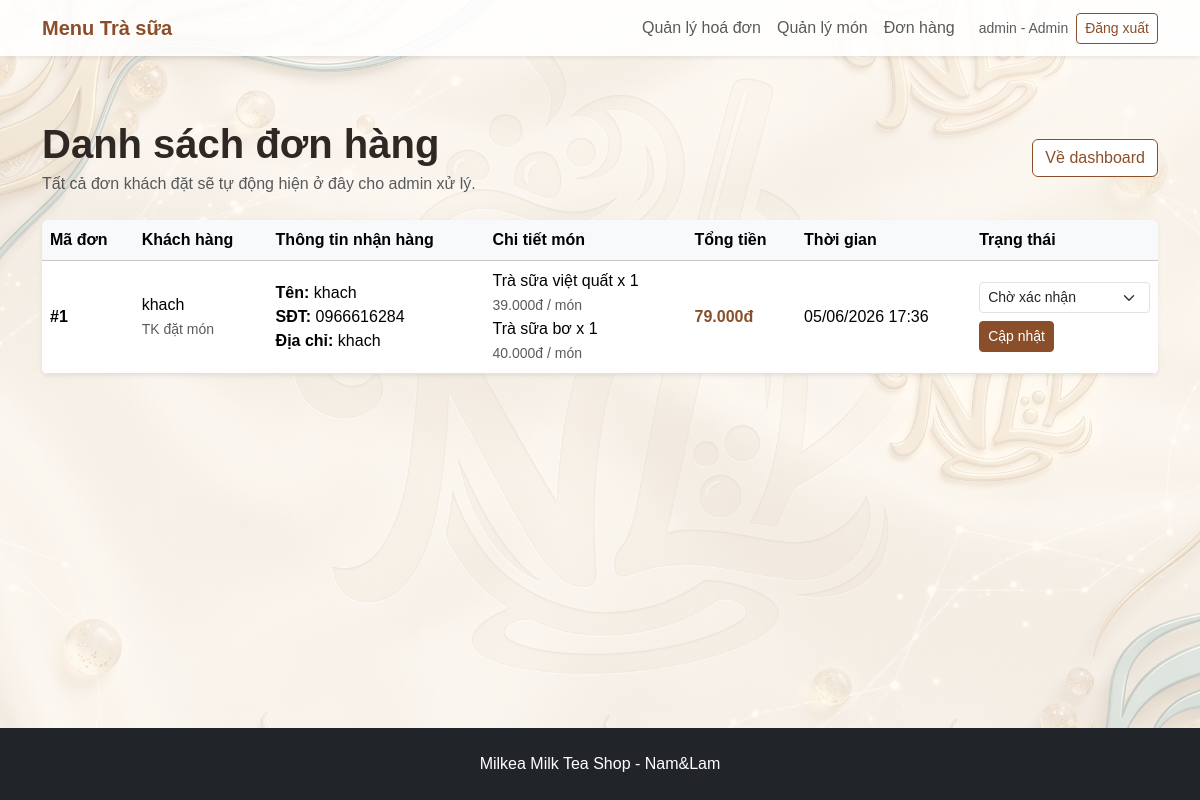
Page /admin/orders (signed in) on the committed database.
### milk_tea_shop/models.py (models this page shows)
class Order(db.Model):
    __tablename__ = "orders"
    id = db.Column(db.Integer, primary_key=True)
    user_id = db.Column(db.Integer, db.ForeignKey("users.id"), nullable=True)
    customer_name = db.Column(db.String(120), default="")
    phone = db.Column(db.String(30), default="")
    address = db.Column(db.String(255), default="")
    note = db.Column(db.Text, default="")
    total_price = db.Column(db.Integer, default=0)
    status = db.Column(db.String(50), default="Chờ xác nhận")
    created_at = db.Column(db.DateTime, default=datetime.utcnow)
    items = db.relationship("OrderItem", backref="order", lazy=True, cascade="all, delete-orphan")

class User(db.Model):
    __tablename__ = "users"
    id = db.Column(db.Integer, primary_key=True)
    username = db.Column(db.String(80), unique=True, nullable=False)
    password = db.Column(db.String(255), nullable=False)
    role = db.Column(db.String(20), default="user")  # admin hoặc user
    orders = db.relationship("Order", backref="user", lazy=True)

class OrderItem(db.Model):
    __tablename__ = "order_items"
    id = db.Column(db.Integer, primary_key=True)
    order_id = db.Column(db.Integer, db.ForeignKey("orders.id"), nullable=False)
    product_id = db.Column(db.Integer, db.ForeignKey("products.id"), nullable=False)
    quantity = db.Column(db.Integer, default=1)
    price = db.Column(db.Integer, nullable=False)

class Product(db.Model):
    __tablename__ = "products"
    id = db.Column(db.Integer, primary_key=True)
    name = db.Column(db.String(120), nullable=False)
    category = db.Column(db.String(80), nullable=False)
    size = db.Column(db.String(50), default="M/L")
    topping = db.Column(db.String(120), default="Không")
    price = db.Column(db.Integer, nullable=False)
    description = db.Column(db.Text, default="")
    image = db.Column(db.String(255), default="")
    order_items = db.relationship("OrderItem", backref="product", lazy=True)

### milk_tea_shop/routes.py (the view)
@main_bp.route("/admin/orders")
def order_list():
    if not check_admin():
        return redirect(url_for("main.login"))
    orders = Order.query.order_by(Order.created_at.desc()).all()
    return render_template("order_list.html", orders=orders, status_list=ORDER_STATUS)

### milk_tea_shop/routes.py (called while the page is built)
@main_bp.app_context_processor
def send_data_to_html():
    cart = session.get("cart", {})
    cart_count = 0
    for quantity in cart.values():
        try:
            cart_count += int(quantity)
        except:
            pass
    return {
        "money": money,
        "cart_count": cart_count
    }

def check_admin():
    if "user_id" not in session:
        flash("Vui lòng đăng nhập trước.", "warning")
        return False
    if session.get("role") != "admin":
        flash("Bạn không có quyền truy cập trang quản lý.", "danger")
        return False
    return True

### milk_tea_shop/templates/order_list.html (shortened to what this page needs)
{% extends "base.html" %}
{% block content %}
<section class="container py-5">
    <div class="d-flex justify-content-between align-items-center mb-4">
        <div>
            <h1 class="fw-bold mb-1">Danh sách đơn hàng</h1>
            <p class="text-muted mb-0">Tất cả đơn khách đặt sẽ tự động hiện ở đây cho admin xử lý.</p>
        </div>
        <a href="{{ url_for('main.dashboard') }}" class="btn btn-outline-brown">Về dashboard</a>
    </div>
    <div class="table-responsive shadow-sm rounded bg-white">
        <table class="table align-middle mb-0">
            <thead class="table-light">
                <tr>
                    <th>Mã đơn</th>
                    <th>Khách hàng</th>
                    <th>Thông tin nhận hàng</th>
                    <th>Chi tiết món</th>
                    <th>Tổng tiền</th>
                    <th>Thời gian</th>
                    <th>Trạng thái</th>
                </tr>
            </thead>
            <tbody>
                {% for o in orders %}
                <tr>
                    <td class="fw-bold">#{{ o.id }}</td>
                    <td>
                        <div>{{ o.user.username if o.user else 'Khách' }}</div>
                        <small class="text-muted">TK đặt món</small>
                    </td>
                    <td>
                        <div><strong>Tên:</strong> {{ o.customer_name or 'Chưa nhập' }}</div>
                        <div><strong>SĐT:</strong> {{ o.phone or 'Chưa nhập' }}</div>
                        <div><strong>Địa chỉ:</strong> {{ o.address or 'Chưa nhập' }}</div>
                    </td>
                    <td>
                        {% for item in o.items %}
                            <div>{{ item.product.name }} x {{ item.quantity }}</div>
                            <small class="text-muted">{{ "{:,.0f}".format(item.price).replace(',', '.') }}đ / món</small><br>
                        {% endfor %}
                    </td>
                    <td class="fw-bold text-brown">{{ "{:,.0f}".format(o.total_price).replace(',', '.') }}đ</td>
                    <td>{{ o.created_at.strftime('%d/%m/%Y %H:%M') }}</td>
                    <td>
                        <form method="POST" action="{{ url_for('main.update_order_status', order_id=o.id) }}">
                            <select name="status" class="form-select form-select-sm mb-2">
                                {% for st in status_list %}
                                <option value="{{ st }}" {% if o.status == st %}selected{% endif %}>{{ st }}</option>
                                {% endfor %}
                            </select>
                            <button class="btn btn-brown btn-sm" type="submit">Cập nhật</button>
                        </form>
                    </td>
                </tr>
                {% else %}
                <tr><td colspan="7" class="text-center text-muted py-4">Chưa có đơn hàng.</td></tr>
                {% endfor %}
            </tbody>
        </table>
    </div>
</section>
{% endblock %}

### milk_tea_shop/static/css/style.css (style rules this page uses)
html, body { min-height: 100%; margin: 0; }
body { min-height: 100vh; display: flex; flex-direction: column; color: #2f2723; font-family: Arial, Helvetica, sans-serif; background: #fffaf5; }
body.app-body { background: linear-gradient(rgba(255, 250, 245, 0.70), rgba(255, 250, 245, 0.70)), url("../images/background.png"); background-size: cover; background-position: center; background-repeat: no-repeat; background-attachment: fixed; }
.text-brown { color: #8a4f2a !important; }
.btn-brown { background: #8a4f2a; color: #fff; border: 1px solid #8a4f2a; }
.btn-outline-brown { border: 1px solid #8a4f2a; color: #8a4f2a; background: #fff; }

### rows in the picture
Order: id "1", user "khach", customer_name "khach", phone "0966616284", address "khach", total_price "79.000", created_at "05/06/2026 17:36", status "Chờ xác nhận"
OrderItem: product.name "Trà sữa việt quất", quantity "1", price "39.000"
OrderItem: product.name "Trà sữa bơ", quantity "1", price "40.000"

### other values in the picture
{{ session.get('username') }} "admin"
{{ 'Admin' if session.get('role') == 'admin' else 'Khách hàng' }} "Admin"
